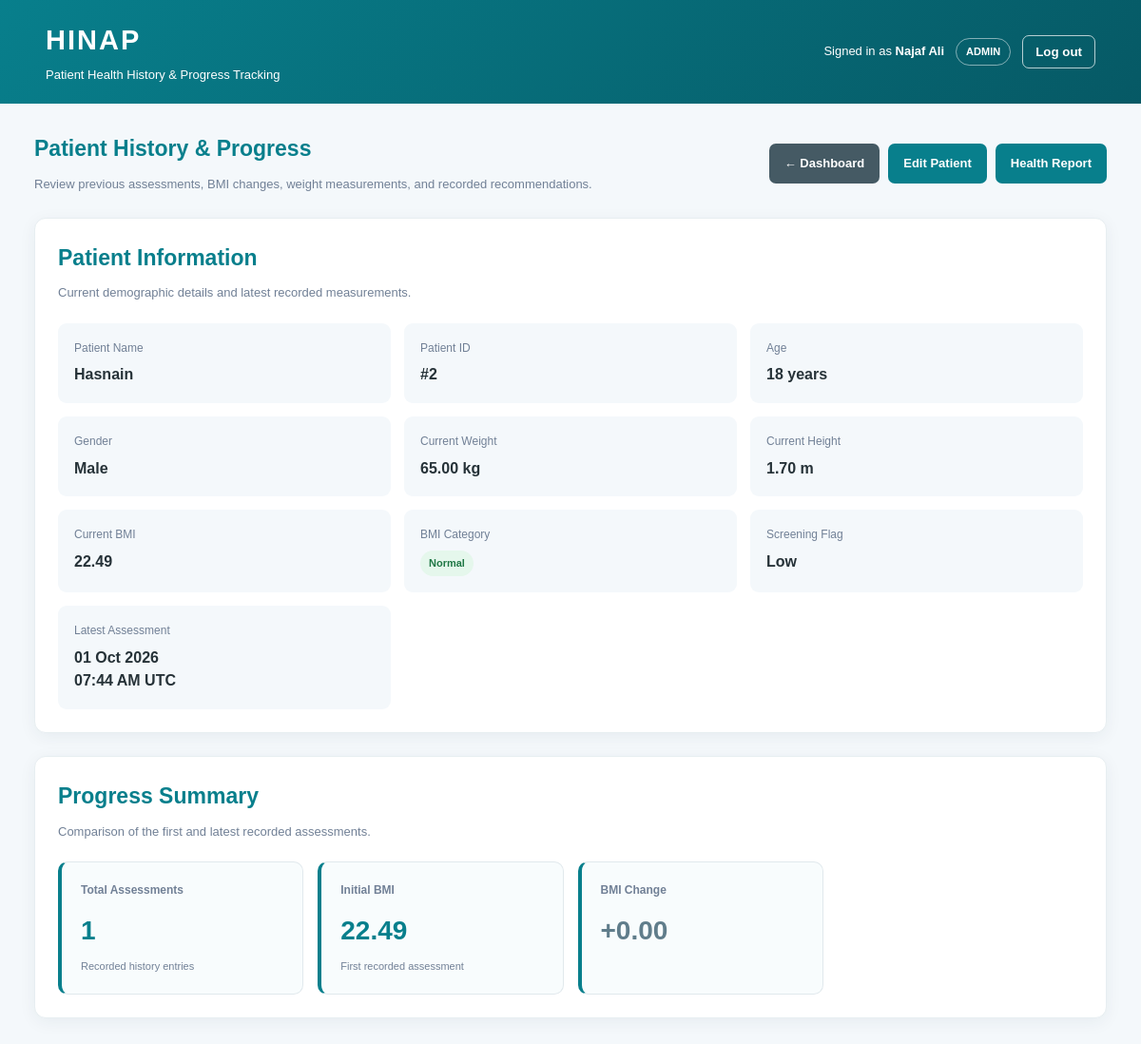
The app's page /history/2 (signed in) with its own data.
### HINAP_System.py (models this page shows)
class User(db.Model):
    id = db.Column(db.Integer, primary_key=True)
    username = db.Column(db.String(40), unique=True, nullable=False, index=True)
    password_hash = db.Column(db.String(255), nullable=False)
    role = db.Column(db.String(20), nullable=False, default="doctor")
    is_active = db.Column(db.Boolean, nullable=False, default=True)
    created_at = db.Column(db.DateTime, nullable=False, default=utc_now)

class Patient(db.Model):
    id = db.Column(db.Integer, primary_key=True)
    name = db.Column(db.String(100), nullable=False)
    age = db.Column(db.Integer)
    gender = db.Column(db.String(20))
    height = db.Column(db.Float)
    weight = db.Column(db.Float)
    bmi = db.Column(db.Float)
    bmi_status = db.Column(db.String(50))
    nutrition_status = db.Column(db.String(100))
    risk_level = db.Column(db.String(50))
    recommendation = db.Column(db.Text)
    assessment_date = db.Column(db.DateTime, default=utc_now)

class AssessmentHistory(db.Model):
    id = db.Column(db.Integer, primary_key=True)
    patient_id = db.Column(db.Integer, db.ForeignKey("patient.id"))
    date = db.Column(db.DateTime, default=utc_now)
    weight = db.Column(db.Float)
    bmi = db.Column(db.Float)
    bmi_status = db.Column(db.String(50))
    risk_level = db.Column(db.String(50))
    recommendation = db.Column(db.Text)

### HINAP_System.py (the view)
@app.route("/history/<int:id>")
def history(id):
    patient = db.session.get(Patient, id)
    if patient is None:
        abort(404)
    records = (
        AssessmentHistory.query.filter_by(patient_id=id)
        .order_by(AssessmentHistory.date.asc(), AssessmentHistory.id.asc()).all()
    )
    first = records[0] if records else None
    last = records[-1] if records else None
    return render_template(
        "history.html",
        patient=patient,
        records=records,
        visit_count=len(records),
        bmi_change=(round(last.bmi - first.bmi, 2)
                    if first and last and first.bmi is not None and last.bmi is not None else None),
        weight_change=(round(last.weight - first.weight, 2)
                       if first and last and first.weight is not None and last.weight is not None else None),
        chart_dates=[r.date.strftime("%d %b %Y, %H:%M") if r.date else "Unknown" for r in records],
        chart_bmi=[r.bmi for r in records],
        chart_weights=[r.weight for r in records],
    )

### HINAP_System.py (called while the page is built)
def csrf_token():
    token = session.get("_csrf_token")
    if not token:
        token = secrets.token_urlsafe(32)
        session["_csrf_token"] = token
    return token

@app.context_processor
def inject_template_globals():
    return {"csrf_token": csrf_token, "current_user": getattr(g, "current_user", None)}

### templates/history.html (shortened to what this page needs)
<!DOCTYPE html>
<html lang="en">
<head>
</head>
<body>
<header>
    <div class="header-inner">
        <div class="brand">
            <h1>HINAP</h1>
            <p>Patient Health History &amp; Progress Tracking</p>
        </div>
        <div class="account">
            {% if current_user %}
                <span>
                    Signed in as
                    <strong>{{ current_user.username }}</strong>
                </span>
                <span class="role-badge">
                    {{ current_user.role }}
                </span>
            {% endif %}
            <form class="logout-form"
                  method="POST"
                  action="{{ url_for('logout') }}">
                <button class="logout-button" type="submit">
                    Log out
                </button>
            </form>
        </div>
    </div>
</header>
<main>
    <section class="page-heading">
        <div>
            <h2>Patient History &amp; Progress</h2>
            <p class="muted">
                Review previous assessments, BMI changes,
                weight measurements, and recorded recommendations.
            </p>
        </div>
        <nav class="navigation" aria-label="Patient navigation">
            <a class="button button-secondary"
               href="{{ url_for('home') }}">
                &larr; Dashboard
            </a>
            <a class="button"
               href="{{ url_for('edit_patient', id=patient.id) }}">
                Edit Patient
            </a>
            <a class="button"
               href="{{ url_for('report', id=patient.id) }}">
                Health Report
            </a>
        </nav>
    </section>
    <section class="panel">
        <h2>Patient Information</h2>
        <p class="muted">
            Current demographic details and latest recorded measurements.
        </p>
        <div class="patient-grid">
            <div class="info-box">
                <span class="info-label">Patient Name</span>
                <strong class="info-value">{{ patient.name }}</strong>
            </div>
            <div class="info-box">
                <span class="info-label">Patient ID</span>
                <strong class="info-value">#{{ patient.id }}</strong>
            </div>
            <div class="info-box">
                <span class="info-label">Age</span>
                <strong class="info-value">
                    {% if patient.age is not none %}
                        {{ patient.age }} years
                    {% else %}
                        Not recorded
                    {% endif %}
                </strong>
            </div>
            <div class="info-box">
                <span class="info-label">Gender</span>
                <strong class="info-value">
                    {{ patient.gender or 'Not recorded' }}
                </strong>
            </div>
            <div class="info-box">
                <span class="info-label">Current Weight</span>
                <strong class="info-value">
                    {% if patient.weight is not none %}
                        {{ "%.2f"|format(patient.weight) }} kg
                    {% else %}
                        Not recorded
                    {% endif %}
                </strong>
            </div>
            <div class="info-box">
                <span class="info-label">Current Height</span>
                <strong class="info-value">
                    {% if patient.height is not none %}
                        {{ "%.2f"|format(patient.height) }} m
                    {% else %}
                        Not recorded
                    {% endif %}
                </strong>
            </div>
            <div class="info-box">
                <span class="info-label">Current BMI</span>
                <strong class="info-value">
                    {% if patient.bmi is not none %}
                        {{ "%.2f"|format(patient.bmi) }}
                    {% else %}
                        Not recorded
                    {% endif %}
                </strong>
            </div>
            <div class="info-box">
                <span class="info-label">BMI Category</span>
                <strong class="info-value">
                    {% if patient.bmi_status == 'Normal' %}
                        <span class="status normal">Normal</span>
                    {% elif patient.bmi_status == 'Underweight' %}
                        <span class="status underweight">Underweight</span>
                    {% elif patient.bmi_status == 'Overweight' %}
                        <span class="status overweight">Overweight</span>
                    {% elif patient.bmi_status == 'Obesity' %}
                        <span class="status obesity">Obesity</span>
                    {% else %}
                        <span class="status other">
                            {{ patient.bmi_status or 'Not assessed' }}
                        </span>
                    {% endif %}
                </strong>
            </div>
            <div class="info-box">
                <span class="info-label">Screening Flag</span>
                <strong class="info-value">
                    {{ patient.risk_level or 'Not assessed' }}
                </strong>
            </div>
            <div class="info-box">
                <span class="info-label">Latest Assessment</span>
                <strong class="info-value">
                    {% if patient.assessment_date %}
                        {{ patient.assessment_date.strftime('%d %b %Y') }}
                        <br>
                        {{ patient.assessment_date.strftime('%I:%M %p') }} UTC
                    {% else %}
                        Not recorded
                    {% endif %}
                </strong>
            </div>
        </div>
    </section>
    <section class="panel">
        <h2>Progress Summary</h2>
        <p class="muted">
            Comparison of the first and latest recorded assessments.
        </p>
        <div class="stats-grid">
            <div class="stat-card">
                <div class="stat-label">Total Assessments</div>
                <div class="stat-value">{{ visit_count }}</div>
                <div class="stat-description">Recorded history entries</div>
            </div>
            <div class="stat-card">
                <div class="stat-label">Initial BMI</div>
                <div class="stat-value">
                    {% if records and records[0].bmi is not none %}
                        {{ "%.2f"|format(records[0].bmi) }}
                    {% else %}
                        &mdash;
                    {% endif %}
                </div>
                <div class="stat-description">First recorded assessment</div>
            </div>
            <div class="stat-card">
                <div class="stat-label">BMI Change</div>
                <div class="stat-value
                    {% if bmi_change is not none %}
                        {% if bmi_change > 0 %}positive
                        {% elif bmi_change < 0 %}negative
                        {% else %}neutral{% endif %}
                    {% else %}
                        neutral
                    {% endif %}">
                    {% if bmi_change is not none %}
                        {{ '%+.2f'|format(bmi_change) }}
                    {% else %}
                        &mdash;
                    {% endif %}
                </div>

### templates/history.html (style rules this page uses)
:root { --teal: #087f8c; --dark: #065965; --background: #f4f8fb; --surface: #ffffff; --text: #263238; --muted: #718096; --border: #e1e9ed; --shadow: 0 4px 18px rgba(20, 54, 65, 0.06); }
* { box-sizing: border-box; }
body { margin: 0; font-family: Arial, Helvetica, sans-serif; background: var(--background); color: var(--text); line-height: 1.55; }
header { background: linear-gradient(135deg, var(--teal), var(--dark)); color: white; padding: 20px 4%; }
.header-inner { max-width: 1300px; margin: auto; display: flex; justify-content: space-between; align-items: center; gap: 16px; flex-wrap: wrap; }
.brand h1 { margin: 0; font-size: 29px; letter-spacing: 2px; }
.brand p { margin: 4px 0 0; font-size: 13px; }
.account { display: flex; align-items: center; gap: 12px; flex-wrap: wrap; font-size: 13px; }
.role-badge { padding: 5px 10px; border: 1px solid rgba(255,255,255,.5); border-radius: 20px; font-size: 11px; font-weight: bold; text-transform: uppercase; }
.logout-form { margin: 0; }
.logout-button { padding: 9px 13px; border: 1px solid rgba(255,255,255,.7); border-radius: 7px; background: transparent; color: white; font-weight: bold; cursor: pointer; }
main { width: 94%; max-width: 1250px; margin: 30px auto 45px; }
.page-heading { display: flex; justify-content: space-between; align-items: center; gap: 18px; flex-wrap: wrap; margin-bottom: 24px; }
h2 { margin: 0 0 8px; color: var(--teal); font-size: 23px; }
.muted { margin: 0; color: var(--muted); font-size: 13px; line-height: 1.7; }
.navigation { display: flex; gap: 9px; flex-wrap: wrap; }
.button { display: inline-flex; align-items: center; justify-content: center; padding: 11px 16px; border: 0; border-radius: 7px; background: var(--teal); color: white; font-size: 13px; font-weight: bold; text-decoration: none; cursor: pointer; font-family: inherit; }
.button-secondary { background: #455a64; }
.panel { min-width: 0; padding: 24px; background: var(--surface); border: 1px solid #e7eef1; border-radius: 12px; box-shadow: var(--shadow); margin-bottom: 24px; }
.patient-grid { display: grid; grid-template-columns: repeat(3, minmax(0, 1fr)); gap: 14px; margin-top: 20px; }
.info-box { padding: 17px; border-radius: 9px; background: #f4f8fb; min-width: 0; }
.info-label { display: block; margin-bottom: 7px; color: var(--muted); font-size: 12px; }
.info-value { display: block; color: var(--text); font-size: 16px; font-weight: bold; overflow-wrap: anywhere; }
.status { display: inline-block; padding: 5px 9px; border-radius: 20px; font-size: 11px; font-weight: bold; }
.normal { background: #e5f7ec; color: #207846; }
.stats-grid { display: grid; grid-template-columns: repeat(4, minmax(0, 1fr)); gap: 15px; margin-top: 20px; }
.stat-card { padding: 20px; background: #f8fcfd; border: 1px solid var(--border); border-left: 4px solid var(--teal); border-radius: 10px; min-width: 0; }
.stat-label { color: var(--muted); font-size: 12px; font-weight: bold; }
.stat-value { margin-top: 12px; color: var(--teal); font-size: 28px; font-weight: bold; overflow-wrap: anywhere; }
.neutral { color: #607d8b; }
.stat-description { margin-top: 7px; color: var(--muted); font-size: 11px; }

### records on screen
User: username "Najaf Ali", role "ADMIN"
Patient: name "Hasnain", id "2", age "18", gender "Male", weight "65.00", height "1.70", bmi "22.49", risk_level "Low", assessment_date "01 Oct 2026", assessment_date "07:44 AM"
AssessmentHistory: bmi "22.49"

### other values on screen
{{ visit_count }} "1"
{{ '%+.2f'|format(bmi_change) }} "+0.00"
